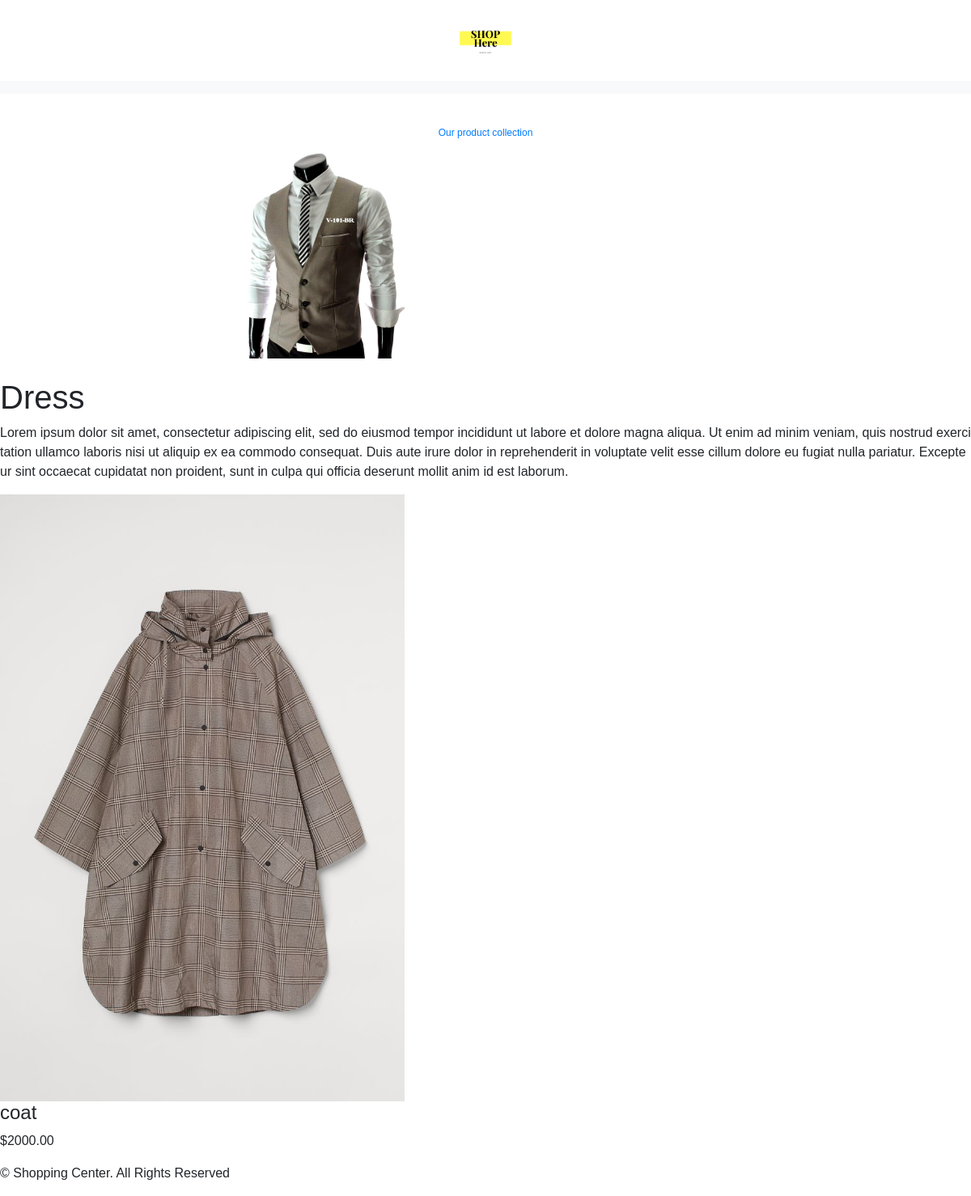
The page /dress/ on the database as committed earlier.
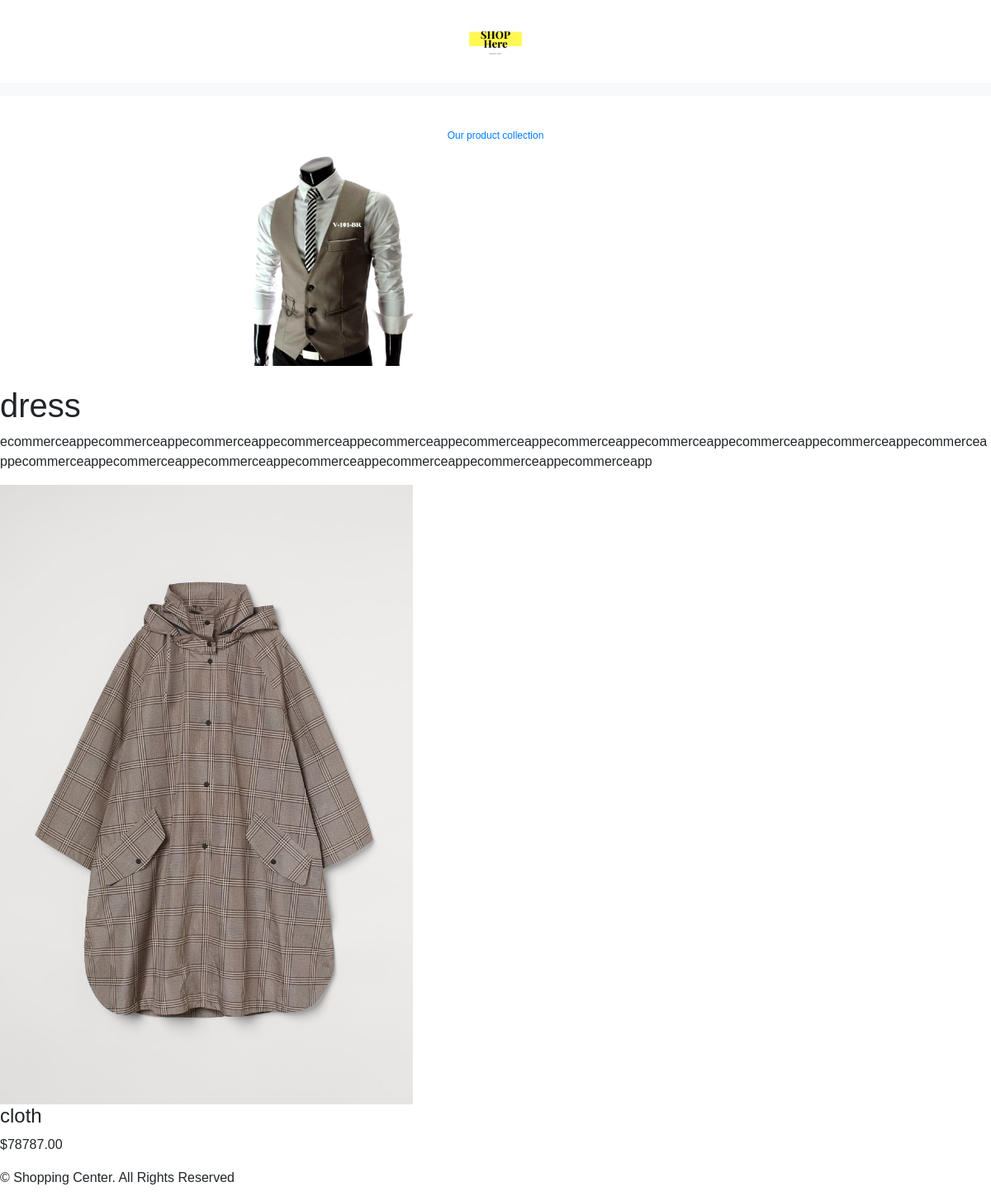
The same page on the database as committed later.
### ecommerceapp/models.py (models this page shows, shortened)
class Category(models.Model):
    name = models.CharField(max_length=250, unique=True)
    slug = models.SlugField(max_length=250, unique=True)
    description = models.TextField(blank=True)
    image = models.ImageField(upload_to='category', blank=True) # Install Pillow
    class Meta:
        ordering = ('name',)
        verbose_name = 'category'
        verbose_name_plural = 'categories'
    def get_url(self):
        return reverse("ecommerceapp:products_by_category",args=[self.slug])

class Product(models.Model):
    name = models.CharField(max_length=250, unique=True)
    slug = models.SlugField(max_length=250, unique=True)
    description = models.TextField(blank=True)
    image = models.ImageField(upload_to='product', blank=True) # Install Pillow
    category = models.ForeignKey(Category, on_delete=models.CASCADE)
    price = models.DecimalField(max_digits=10, decimal_places=2)
    stock = models.IntegerField()
    available = models.BooleanField(default=True)
    created = models.DateTimeField(auto_now=True)
    updated = models.DateTimeField(auto_now=True)
    class Meta:
        ordering = ('name',)
        verbose_name = 'product'
        verbose_name_plural = 'products'
    def get_url(self):
        return reverse("ecommerceapp:productCategoryDetail",args=[self.category.slug, self.slug])

### ecommerceapp/views.py (the view)
# urls.py: path('', views.allProductsCategory, name = 'allProductsCategory'),
def allProductsCategory(request, c_slug=None):
    c_page = None
    products = None
    if c_slug != None:
        c_page = get_object_or_404(Category, slug=c_slug)
        products = Product.objects.filter(category=c_page, available=True)
    else:
        products = Product.objects.all().filter(available=True)
    return render(request, 'category.html', {'category':c_page, 'products': products})

### ecommerceapp/context_processors.py (called while the page is built)
def menu_links(request):
    links = Category.objects.all()
    return dict(links=links)

### templates/category.html (shortened to what this page needs)
{% extends "base.html" %}
{% load static %}
{% block content %}
    {% if category %}
        <div class="row my_row_class">
            <div class="mx-auto">
                <p><a href="{% url 'ecommerceapp:allProductsCategory' %}">Our product collection</a></p>
            </div>
        </div>
    {% endif %}
<div>
    {% if category %}
        <img class="CategoryImg" src="{{category.image.url}}" alt="{{category.name}}">
</div><br>
<div>
    <h1>{{category.name}}</h1>
    <p>{{category.description}}</p>
</div>
{% endif %}
<div>
    <div>
        {% for product in products %}
        <div>
            <div>
                <a href="{{product.get_url}}"><img class="ProductImg" src="{{product.image.url}}" alt="{{product.name}}"></a>
                <div>
                    <h4>{{product.name}}</h4>
                    <p>${{product.price}}</p>
                </div>
            </div>
        </div>
        {% endfor %}
    </div>
</div>
{% endblock %}

### templates/base.html (shortened to what this page needs)
{% load static %}
{% load bootstrap4 %}
<!DOCTYPE html>
<html lang="en">
<head>
    <link href="{% static 'css/bootstrap.min.css' %}" rel="stylesheet">
    <link rel="stylesheet" href="{% static 'bootstrap/css/bootstrap.min.css' %}">
    <link href="{% static 'css/custom.css' %}" rel="stylesheet">
</head>
<body>
    <div>
        {% include 'header.html' %}
        {% include 'navbar.html' %}
        {% block content %}
        {% endblock %}
    </div>
    {% include 'footer.html' %}
</body>
</html>

### templates/header.html
{% load static %}
<div>
    <div style="text-align: center;">
        <img class="Header" src="{% static 'img/logo.png' %}" alt="this is a logo">
    </div>
</div>

### templates/navbar.html (shortened to what this page needs)
<nav class="navbar navbar-expand-lg navbar-light bg-light">
</nav><br>

### templates/footer.html
<div>
    <p>&copy; Shopping Center. All Rights Reserved</p>
</div>

### static/css/custom.css (style rules this page uses)
body { font-family: sans-serif; }
p { line-break: auto; word-break: break-all; }
.Header { width: 100px; height: 100px; }
.ProductImg { width: 500px; height: auto; }
.CategoryImg { width: 500px; height: auto; padding-left: 25%; }
.my_row_class { padding-top: 15px; }
.my_row_class .mx-auto p { color: black; font-size: 12px; text-decoration: none; }

Rows that differ between the two databases and show on the page:
removed Category: image (picture), name "Dress", description "Lorem ipsum dolor sit amet, consectetur adipiscing elit, sed do eiusmod tempor incididunt ut labore et dolore magna aliqua. Ut enim ad minim veniam, quis nostrud exercitation ullamco laboris nisi ut aliquip ex ea commodo consequat. Duis aute irure dolor in reprehenderit in voluptate velit esse cillum dolore eu fugiat nulla pariatur. Excepteur sint occaecat cupidatat non proident, sunt in culpa qui officia deserunt mollit anim id est laborum."
removed Product: image (picture), name "coat", price "2000.00"
added Category: image (picture), name "dress", description "ecommerceappecommerceappecommerceappecommerceappecommerceappecommerceappecommerceappecommerceappecommerceappecommerceappecommerceappecommerceappecommerceappecommerceappecommerceappecommerceappecommerceappecommerceapp"
added Product: image (picture), name "cloth", price "78787.00"
